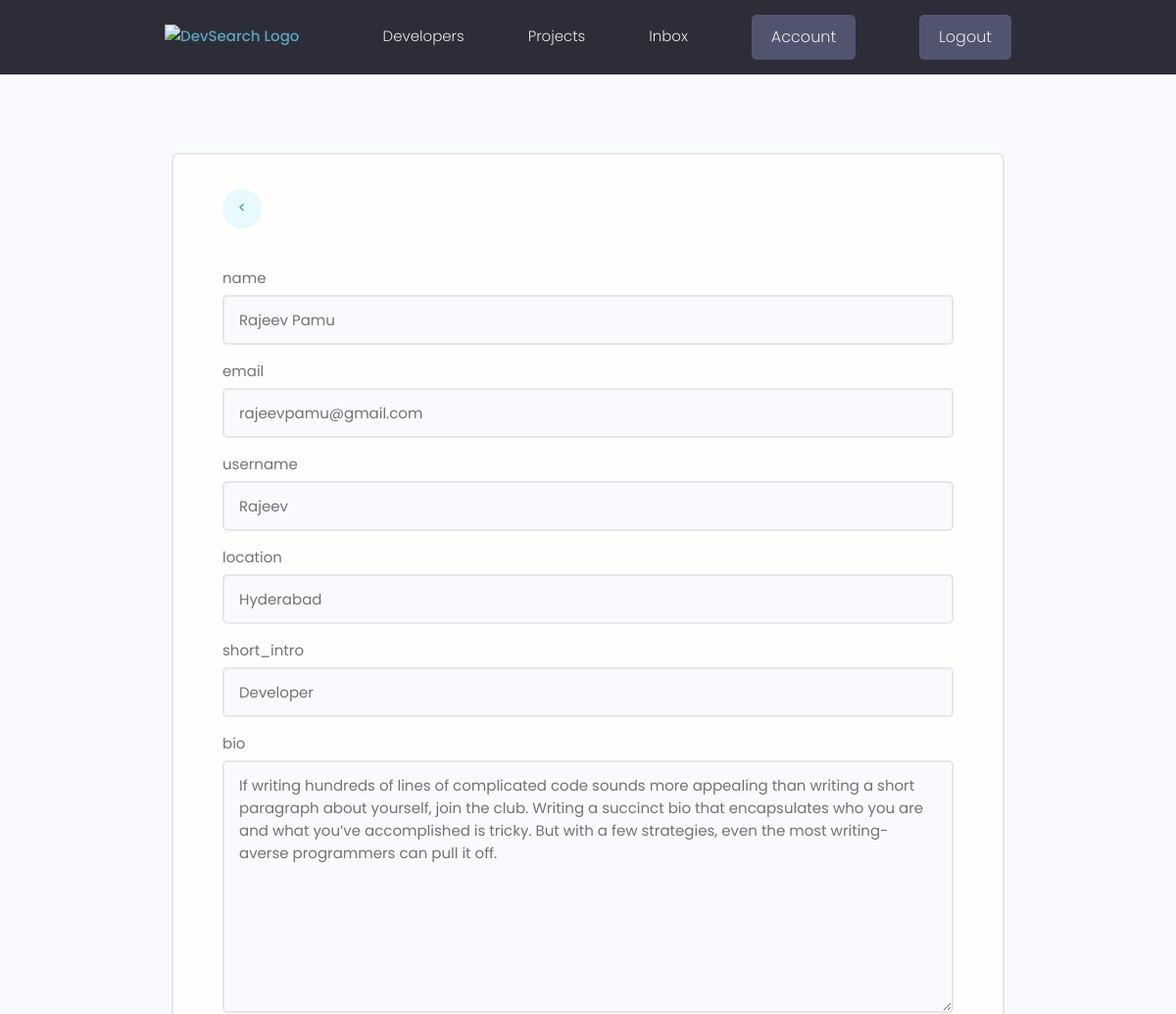
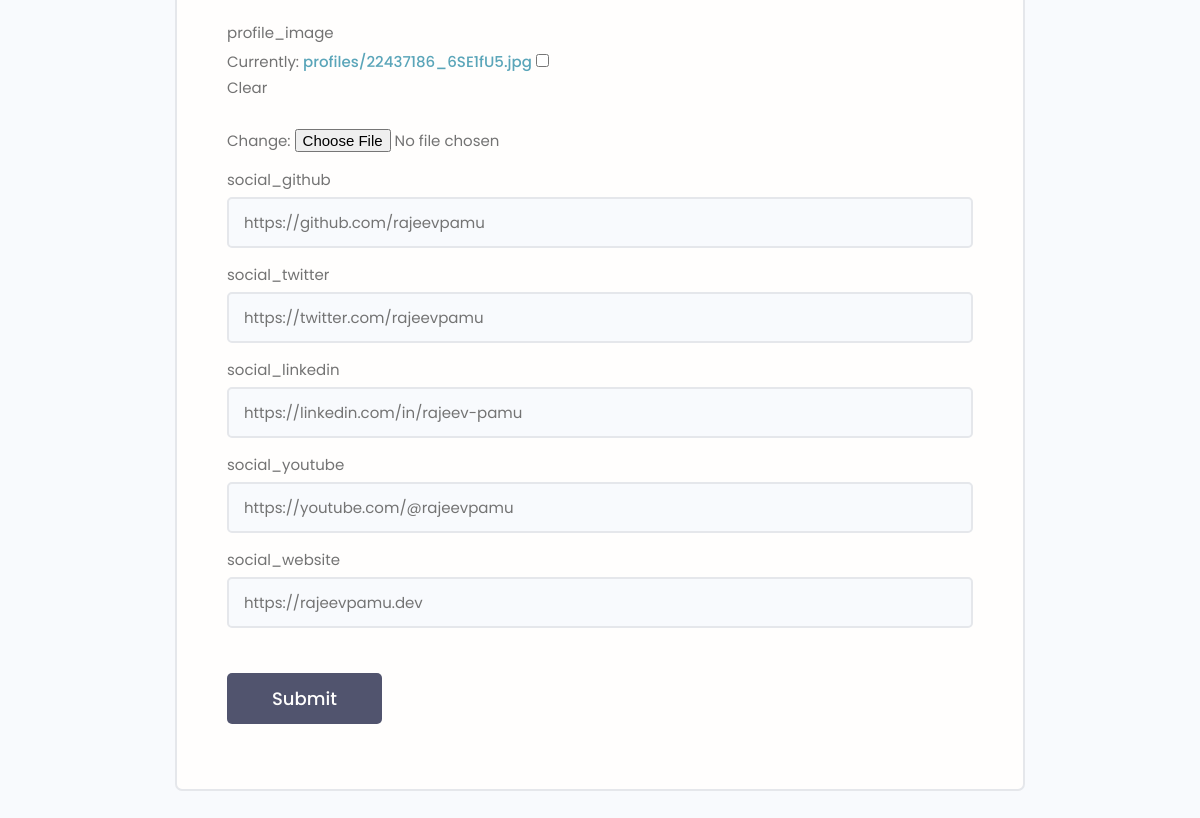
Page /edit-account/ (signed in) on the committed database (2 pictures, top to bottom).
### users/models.py (models this page shows, shortened)
class Profile(models.Model):
    user = models.OneToOneField('auth.User', on_delete=models.CASCADE , null=True, blank=True)
    name = models.CharField(max_length=200, null=True, blank=True)
    email = models.EmailField(unique=True, null=True, blank=True)
    username = models.CharField(max_length=200, null=True, blank=True)
    location = models.CharField(max_length=200, null=True, blank=True)
    short_intro = models.CharField(max_length=200, null=True, blank=True)
    bio = models.TextField(blank=True, null=True)
    profile_image = models.ImageField(null=True, blank=True, upload_to='profiles/', default="profiles/user-default.png")
    social_github = models.CharField(max_length=200, null=True, blank=True)
    social_twitter = models.CharField(max_length=200, null=True, blank=True)
    social_linkedin = models.CharField(max_length=200, null=True, blank=True)
    social_youtube = models.CharField(max_length=200, null=True, blank=True)
    social_website = models.CharField(max_length=200, null=True, blank=True)
    created = models.DateTimeField(auto_now_add=True)
    id = models.UUIDField(default=uuid.uuid4,unique=True,primary_key=True, editable=False)
    class Meta:
        ordering = ['created']

### users/views.py (the view)
# urls.py: path("edit-account/", views.edit_account, name="edit-account"),
@login_required(login_url='login')
def edit_account(request):
    profile = request.user.profile
    form = ProfileForm(instance=profile)
    if request.method == 'POST':
        form = ProfileForm(request.POST, request.FILES, instance=profile)
        if form.is_valid():
            form.save()
            return redirect('account')
    context = { 'form': form }
    return render(request, "users/profiles_form.html", context)

### users/forms.py
class ProfileForm(ModelForm):
    class Meta:
        model = Profile
        fields = ['name', 'email', 'username', 'location', 'short_intro', 'bio', 'profile_image', 'social_github', 'social_twitter', 'social_linkedin', 'social_youtube', 'social_website']
    def __init__(self, *args, **kwargs):
        super(ProfileForm, self).__init__(*args, **kwargs)
        for name, field in self.fields.items():
            field.widget.attrs.update({'class': 'input input--text'})

### users/templates/users/profiles_form.html (shortened to what this page needs)
{% extends 'main.html' %}
{% block content %}
{% load static %}
        <main class="formPage my-xl">
            <div class="content-box">
                <div class="formWrapper">
                    <a class="backButton" href="{% url 'account' %}">&lt</a>
                    <br>
                    <form class="form" method="POST" action={% url 'edit-account' %}  enctype="multipart/form-data">
                    {% for field in form %}
                        <div class="form__field">
                            <label for="formInput#text">{{ field.name }}</label>
                            {{ field }}
                        </div>
                    {% endfor %}
                        <input class="btn btn--sub btn--lg  my-md" type="submit" value="Submit" />
                    </form>
                </div>
            </div>
        </main>
{% endblock content %}

### static/styles/app.css (style rules this page uses)
:root { --color-sub: #2d2d39; }
.btn--sub { background-color: var(--color-sub-light); }
.content-box { width: 95%; max-width: 85rem; margin: 0 auto; }
.backButton { background: var(--color-main-light); color: var(--color-main); width: 4rem; height: 4rem; display: flex; align-items: center; justify-content: center; border-radius: 50%; }
.formPage .formWrapper { list-style: none; background: var(--color-white); padding: 3.5rem 5rem; border: 2px solid var(--color-light); border-radius: 0.7rem; }

### static/uikit/styles/modules/_variables.css (style rules this page uses)
:root { --color-main: #5aa5b9; --color-main-light: #e6faff; --color-sub: #3f4156; --color-sub-light: #51546e; --color-sub-lighter: #ededfd; --color-text: #737373; --color-gray: #8b8b8b; --color-light: #e5e7eb; --color-light-gray: #767676; --color-bg: #f8fafd; --color-white: #fffefd; --color-white-light: #f3f3f3; --color-success: #359e64; --color-success-bg: #def8e8; --color-error: #fc4b0b; --color-error-bg: #fff2ee; --font-base: 'Poppins', arial, helvetica, 'Segoe UI', roboto, ubuntu, sans-serif; --font-monospace: 'Fira Code', 'Courier New', courier, monospace; --font-regular: 300; --font-medium: 500; --font-bold: 700; --generic-shadow: 1px 1px 5px #00000010; --generic-transition: all 0.3s ease-in-out; }

### static/uikit/styles/modules/_base.css (style rules this page uses)
* { margin: 0; padding: 0; box-sizing: border-box; text-rendering: optimizeLegibility; color: inherit; font-size: inherit; }
html { font-size: 50%; }
@media only screen and (min-width: 480px) { html { font-size: 56.25%; } }
@media only screen and (min-width: 1200px) { html { font-size: 62.5%; } }
body { line-height: 1.6; font-weight: 400; font-size: 1.5rem; color: var(--color-text); background-color: var(--color-bg); min-height: 100vh; }

### static/uikit/styles/modules/_typography.css (style rules this page uses)
* { font-family: var(--font-base); }
a { padding-bottom: 2px; text-decoration: none; display: inline-block; color: var(--color-main); font-weight: var(--font-medium); }

### static/uikit/styles/modules/_utilities.css (style rules this page uses)
.my-md { margin: 3rem auto; }
.my-xl { margin: 8rem auto; }

### static/uikit/styles/modules/_button.css (style rules this page uses)
.btn { display: inline-block; position: relative; cursor: pointer; background-color: var(--color-light); font-weight: var(--font-medium); color: var(--color-sub); text-decoration: none; padding: 1rem 2rem; border-radius: 0.5rem; border: none; width: -webkit-fit-content; width: -moz-fit-content; width: fit-content; height: -webkit-fit-content; height: -moz-fit-content; height: fit-content; font-size: 1.6rem; outline-width: 0; outline-color: transparent; -webkit-backface-visibility: hidden; backface-visibility: hidden; transition: all 0.3s ease-in-out; }
.btn--sub { background-color: var(--color-sub); color: var(--color-white); }
.btn--lg { font-size: 1.8rem; padding: 1.2rem 4.5rem; }

### static/uikit/styles/modules/_form.css (style rules this page uses)
.form { display: block; }
.form__field { margin-top: 1.5rem; margin-bottom: 1.5rem; }
.form__label, .form__field > label { display: block; margin-bottom: 0.5rem; color: var(--color-text); }
input.input[type='text'], input.input[type='email'], input.input[type='password'], input.input[type='number'], select.input, textarea.input { min-width: 24rem; width: 100%; padding: 1.2rem 1.5rem; border-radius: 0.5rem; border: 2px solid var(--color-light); transition: all 0.3s ease-in-out; background-color: var(--color-bg); }

### rows in the picture
Profile: form "Rajeev Pamu" "rajeevpamu@gmail.com" "Rajeev" "Hyderabad" "Developer" "If writing hundreds of lines of complicated code sounds more appealing than writing a short paragraph about yourself, join the club. Writing a succinct bio that encapsulates who you are and what you’ve accomplished is tricky. But with a few strategies, even the most writing-averse programmers can pull it off." "https://github.com/rajeevpamu" "https://twitter.com/rajeevpamu" "https://linkedin.com/in/rajeev-pamu" "https://youtube.com/@rajeevpamu" "https://rajeevpamu.dev"

### other values in the picture
{{ field.name }} "name" "email" "username" "location" "short_intro" "bio" "profile_image" "social_github" "social_twitter" "social_linkedin" "social_youtube" "social_website"
